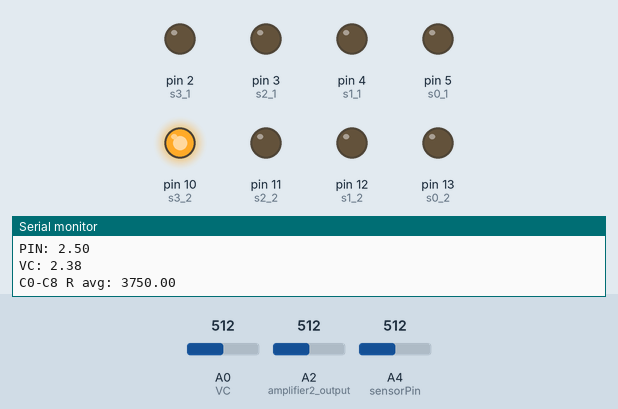
Simulated run of this sketch. Board: Arduino Uno, built with avr-gcc and run on an emulated ATmega328P. Parts: output pins drawn as LEDs (lit = HIGH), the last lines printed to the serial monitor. Inputs (shaded band) come from the test bench; at power-on: A0 (VC) = 512, A2 (amplifier2_output) = 512, A4 (sensorPin) = 512.

Above: at 2.8 s.
2.9 s: A0 (VC) set to 0
At 4.8 s:
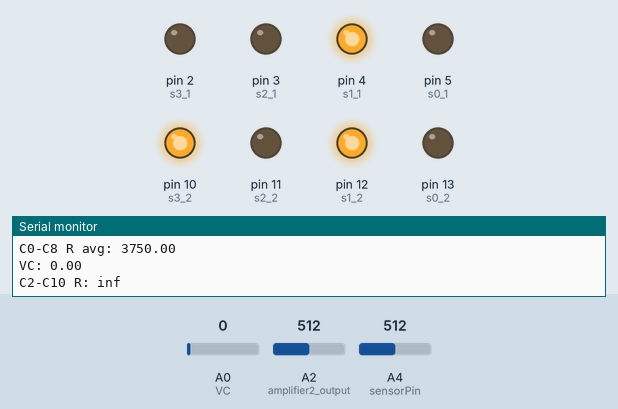
16.1 s: A2 (amplifier2_output) set to 0
At 17.5 s:
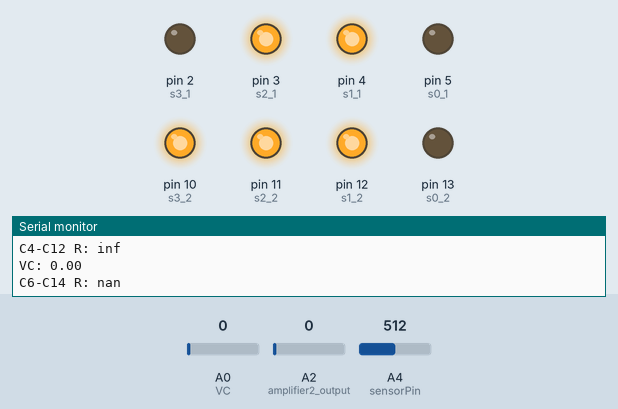
23.1 s: A0 (VC) set to 60
At 24.7 s:
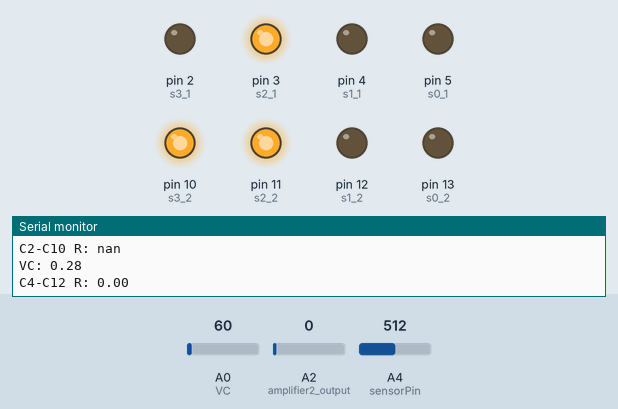
Timing chart, 0 to 36.2 s (numbered marks = the images above; inputs shaded):
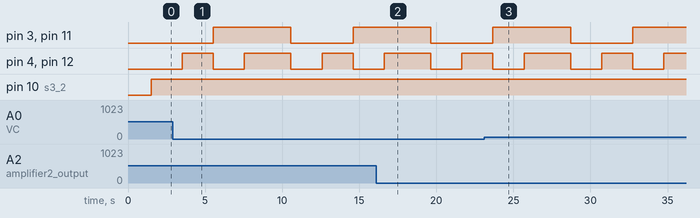

The sketch:

two_elec_method.ino
```cpp
// mux 1
int s0_1 = 5;
int s1_1 = 4;
int s2_1 = 3;
int s3_1 = 2;

// mux 2
int s0_2 = 13;
int s1_2 = 12;
int s2_2 = 11;
int s3_2 = 10;

int VC = A0;
int amplifier2_output = A2;

// A pin to check values
int sensorPin = A4;

// Initialise values
int VC_value=0;
int channel = 1;
int sensorValue =0;
float gain1 = 1.05;
float gain2 = 2.8;

void setup() {

    // mux 1
  pinMode(s0_1, OUTPUT);
  pinMode(s1_1, OUTPUT);
  pinMode(s2_1, OUTPUT);
  pinMode(s3_1, OUTPUT);

    // mux 2
  pinMode(s0_2, OUTPUT);
  pinMode(s1_2, OUTPUT);
  pinMode(s2_2, OUTPUT);
  pinMode(s3_2, OUTPUT);

    Serial.begin(9600);

}

void loop() {

  // read SensorPin
  sensorValue = analogRead(sensorPin);
  float voltage= sensorValue * (5.0 / 1023.0);
  Serial.print("PIN: ");
  Serial.println(voltage);

  delay(1000);

  //read VC to check current I = V/R R = 10K
  VC_value = analogRead(VC);
  float VC_value_volts = (VC_value * (5.0 / 1023.0)) / gain1 ;

  Serial.print("VC: ");
  Serial.println(VC_value_volts);

  delay(500);

  // Open channels C0-C8

  selectMux1Ch(0);
  selectMux2Ch(8);

  // Measure at channels C0-C8
  delay(500);
//  float amplifier2_output_value = analogRead(amplifier2_output);
//  float amplifier2_value_volts = (amplifier2_output_value * (5.0 / 1023.0));
//  float amplifier2_value_resistance = ((amplifier2_value_volts/gain2) * 10000) / VC_value_volts ;
//
//  Serial.print("C0-C8 R: ");
//  Serial.println(amplifier2_value_resistance);

  float average = 0;
  for (int i=0; i < 50; i++) {
  VC_value = analogRead(VC);
  VC_value_volts = (VC_value * (5.0 / 1023.0)) / gain1 ;
  float amplifier2_output_value = analogRead(amplifier2_output);
  float amplifier2_value_volts = (amplifier2_output_value * (5.0 / 1023.0));
  float amplifier2_value_resistance = ((amplifier2_value_volts/gain2) * 10000) / VC_value_volts ;
  average = average + amplifier2_value_resistance ;
  }
  average = average/50;

  Serial.print("C0-C8 R avg: ");
  Serial.println(average);

  delay(1000);

  //read VC to check current I = V/R R = 10K
  float VC_value2 = analogRead(VC);
  float VC_value_volts2 = (VC_value2 * (5.0 / 1023.0)) / gain1 ;

  Serial.print("VC: ");
  Serial.println(VC_value_volts2);

  delay(500);

  // Open channels C2-C10
  selectMux1Ch(2);
  selectMux2Ch(10);

  // Measure at channels C2-C10
  delay(500);
//  float amplifier2_output_value2 = analogRead(amplifier2_output);
//  float amplifier2_value_volts2 = amplifier2_output_value2 * (5.0 / 1023.0);
//  float amplifier2_value_resistance2 = ((amplifier2_value_volts2/gain2) * 10000) / VC_value_volts2 ;

  float average2 = 0;
  for (int i=0; i < 50; i++) {
  VC_value2 = analogRead(VC);
  VC_value_volts2 = (VC_value2 * (5.0 / 1023.0)) / gain1 ;
  float amplifier2_output_value2 = analogRead(amplifier2_output);
  float amplifier2_value_volts2 = amplifier2_output_value2 * (5.0 / 1023.0);
  float amplifier2_value_resistance2 = ((amplifier2_value_volts2/gain2) * 10000) / VC_value_volts2;
  average2 = average2 + amplifier2_value_resistance2 ;
  }
  average2 = average2/50;

  Serial.print("C2-C10 R: ");
  Serial.println(average2);

  delay(1000);

   //read VC to check current I = V/R R = 10K
  float VC_value3 = analogRead(VC);
  float VC_value_volts3 = (VC_value3 * (5.0 / 1023.0)) / gain1 ;

  Serial.print("VC: ");
  Serial.println(VC_value_volts3);

  delay(500);


  // Open channels C4-C12
  selectMux1Ch(4);
  selectMux2Ch(12);

  // Measure at channels C4-C12
  delay(500);
//  float amplifier2_output_value3 = analogRead(amplifier2_output);
//  float amplifier2_value_volts3 = amplifier2_output_value3 * (5.0 / 1023.0);
//  float amplifier2_value_resistance3 = ((amplifier2_value_volts3/gain2) * 10000) / VC_value_volts3 ;

  float average3 = 0;
  for (int i=0; i < 50; i++) {
  VC_value3 = analogRead(VC);
  VC_value_volts3 = (VC_value3 * (5.0 / 1023.0)) / gain1 ;
  float amplifier2_output_value3 = analogRead(amplifier2_output);
  float amplifier2_value_volts3 = amplifier2_output_value3 * (5.0 / 1023.0);
  float amplifier2_value_resistance3 = ((amplifier2_value_volts3/gain2) * 10000) / VC_value_volts3 ;
  average3 = average3 + amplifier2_value_resistance3 ;
  }
  average3 = average3/50;

  Serial.print("C4-C12 R: ");
  Serial.println(average3);

  delay(1000);

   //read VC to check current I = V/R R = 10K
  float VC_value4 = analogRead(VC);
  float VC_value_volts4 = (VC_value4 * (5.0 / 1023.0)) / gain1 ;

  Serial.print("VC: ");
  Serial.println(VC_value_volts4);

  delay(500);

  // Open channels C6-C14
  selectMux1Ch(6);
  selectMux2Ch(14);

  // Measure at channels C6-C14
  delay(500);
//  float amplifier2_output_value4 = analogRead(amplifier2_output);
//  float amplifier2_value_volts4 = amplifier2_output_value4 * (5.0 / 1023.0);
//  float amplifier2_value_resistance4 = ((amplifier2_value_volts4/gain2) * 10000) / VC_value_volts4;


  float average4 = 0;
  for (int i=0; i < 50; i++) {
  VC_value4 = analogRead(VC);
  VC_value_volts4 = (VC_value4 * (5.0 / 1023.0)) / gain1 ;
  float amplifier2_output_value4 = analogRead(amplifier2_output);
  float amplifier2_value_volts4 = amplifier2_output_value4 * (5.0 / 1023.0);
  float amplifier2_value_resistance4 = ((amplifier2_value_volts4/gain2) * 10000) / VC_value_volts4;
  average4 = average4 + amplifier2_value_resistance4 ;
  }
  average4 = average4/50;

  Serial.print("C6-C14 R: ");
  Serial.println(average4);

  delay(1000);
}


void selectMux1Ch(int channel){
    if (channel==0){
        digitalWrite(s0_1, LOW);
        digitalWrite(s1_1, LOW);
        digitalWrite(s2_1, LOW);
        digitalWrite(s3_1, LOW);
    }
     if (channel==2){
        digitalWrite(s0_1, LOW);
        digitalWrite(s1_1, HIGH);
        digitalWrite(s2_1, LOW);
        digitalWrite(s3_1, LOW);
    }
    if (channel==4){
        digitalWrite(s0_1, LOW);
        digitalWrite(s1_1, LOW);
        digitalWrite(s2_1, HIGH);
        digitalWrite(s3_1, LOW);
    }
    if (channel==6){
        digitalWrite(s0_1, LOW);
        digitalWrite(s1_1, HIGH);
        digitalWrite(s2_1, HIGH);
        digitalWrite(s3_1, LOW);
    }
    if (channel==8){
        digitalWrite(s0_1, LOW);
        digitalWrite(s1_1, LOW);
        digitalWrite(s2_1, LOW);
        digitalWrite(s3_1, HIGH);
    }
    if (channel==10){
        digitalWrite(s0_1, LOW);
        digitalWrite(s1_1, HIGH);
        digitalWrite(s2_1, LOW);
        digitalWrite(s3_1, HIGH);
    }
    if (channel==12){
        digitalWrite(s0_1, LOW);
        digitalWrite(s1_1, LOW);
        digitalWrite(s2_1, HIGH);
        digitalWrite(s3_1, HIGH);
    }
    if (channel==14){
        digitalWrite(s0_1, LOW);
        digitalWrite(s1_1, HIGH);
        digitalWrite(s2_1, HIGH);
        digitalWrite(s3_1, HIGH);
    }

}


void selectMux2Ch(int channel){
    if (channel==0){
        digitalWrite(s0_2, LOW);
        digitalWrite(s1_2, LOW);
        digitalWrite(s2_2, LOW);
        digitalWrite(s3_2, LOW);
    }
     if (channel==2){
        digitalWrite(s0_2, LOW);
        digitalWrite(s1_2, HIGH);
        digitalWrite(s2_2, LOW);
        digitalWrite(s3_2, LOW);
    }
    if (channel==4){
        digitalWrite(s0_2, LOW);
        digitalWrite(s1_2, LOW);
        digitalWrite(s2_2, HIGH);
        digitalWrite(s3_2, LOW);
    }
    if (channel==6){
        digitalWrite(s0_2, LOW);
        digitalWrite(s1_2, HIGH);
        digitalWrite(s2_2, HIGH);
        digitalWrite(s3_2, LOW);
    }
    if (channel==8){
        digitalWrite(s0_2, LOW);
        digitalWrite(s1_2, LOW);
        digitalWrite(s2_2, LOW);
        digitalWrite(s3_2, HIGH);
    }
    if (channel==10){
        digitalWrite(s0_2, LOW);
        digitalWrite(s1_2, HIGH);
        digitalWrite(s2_2, LOW);
        digitalWrite(s3_2, HIGH);
    }
    if (channel==12){
        digitalWrite(s0_2, LOW);
        digitalWrite(s1_2, LOW);
        digitalWrite(s2_2, HIGH);
        digitalWrite(s3_2, HIGH);
    }
    if (channel==14){
        digitalWrite(s0_2, LOW);
        digitalWrite(s1_2, HIGH);
        digitalWrite(s2_2, HIGH);
        digitalWrite(s3_2, HIGH);
    }

}
```
